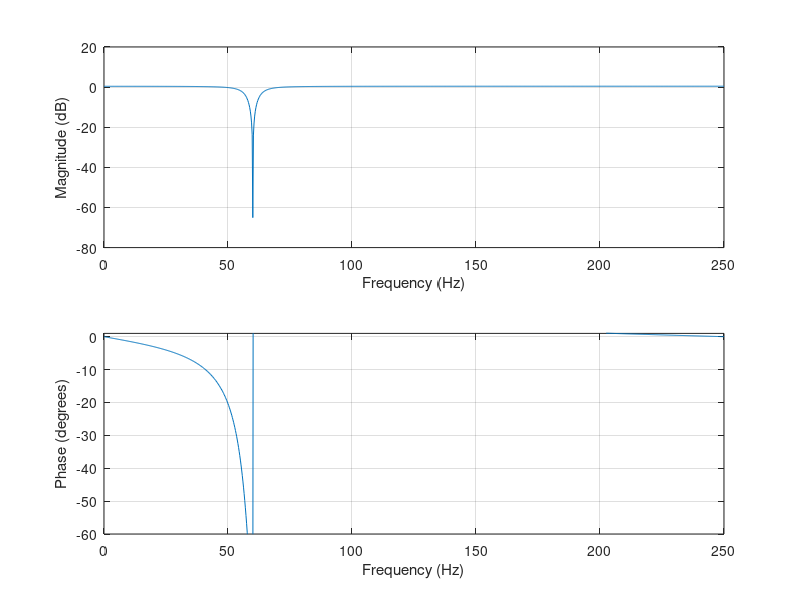
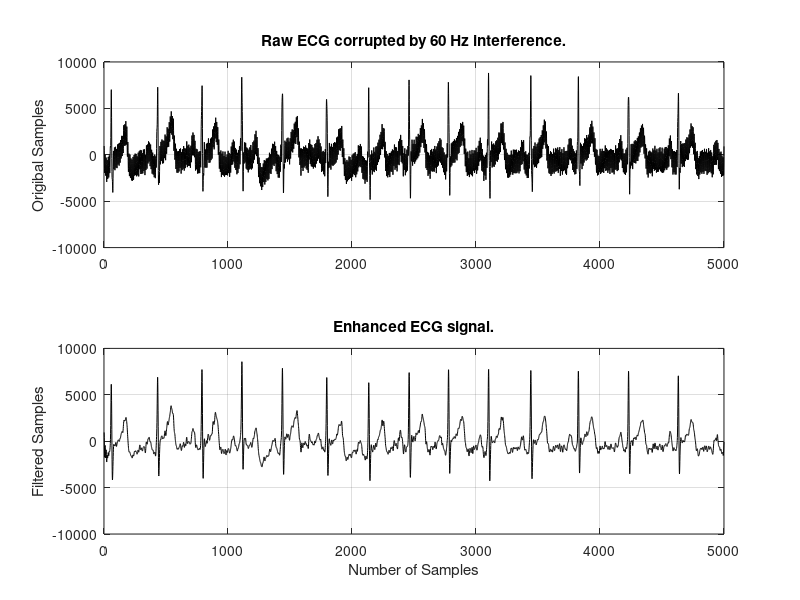
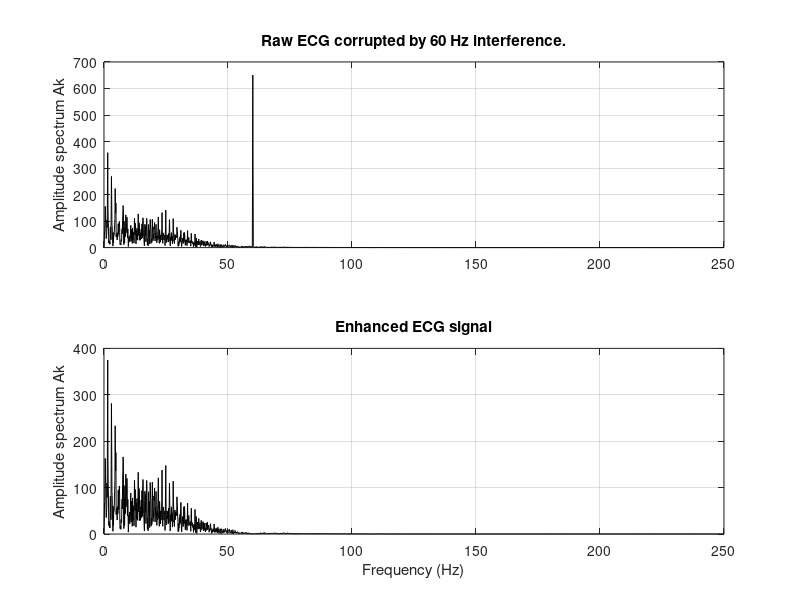

Recreate these plots in MATLAB, in order.
% MATLAB Program 6.5 
% Application of notch filtering to enhance ECG data
close all;clear all;
fs=500;                  % sampling rate
freqz([1 -1.4579 1],[1 -1.3850 0.9025],1000,fs);
axis([0 fs/2 -60 1]);                % frequency response of bandpass filter
figure
load ecg.dat; x=ecg;
t=[0:length(ecg)-1]/500;
x=x+1000*cos(2*pi*60*t)
y=filter([1 -1.4579 1],[1 -1.3850 0.9025],x);
subplot(2,1,1),plot(x,'k'); grid;                     % filtering speech
ylabel('Origibal Samples')
title('Raw ECG corrupted by 60 Hz interference.')
subplot(2,1,2),plot(y,'k');grid
xlabel('Number of Samples');ylabel('Filtered Samples')
title('Enhanced ECG signal.')
figure
N=length(x);
Axk=abs(fft(x.*hamming(N)'))/N;  % one-side spectrum of speech
Ayk=abs(fft(y.*hamming(N)'))/N;           % on-side spectrum of filtered speech
f=[0:N/2]*fs/N; 
Axk(2:N)=2*Axk(2:N);Ayk(2:N)=2*Ayk(2:N);  % one-side spectra
subplot(2,1,1),plot(f,Axk(1:N/2+1),'k');grid
ylabel('Amplitude spectrum Ak')
title('Raw ECG corrupted by 60 Hz interference.');
subplot(2,1,2),plot(f,Ayk(1:N/2+1),'k');grid
ylabel('Amplitude spectrum Ak');xlabel('Frequency (Hz)');
title('Enhanced ECG signal');
